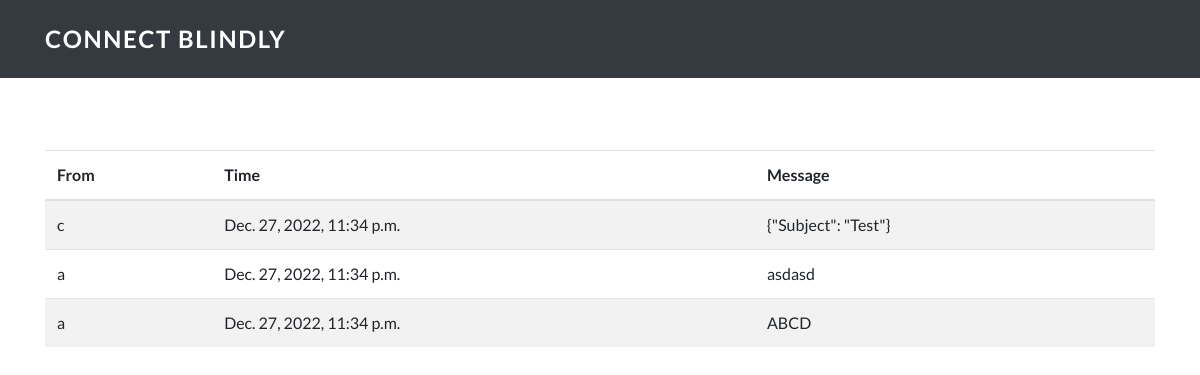
The page /inbox/ (signed in) on the database its author committed.
### homepage/models.py (models this page shows)
class Message(models.Model):
    id = models.AutoField(primary_key=True)
    message_from = models.ForeignKey(User, on_delete=models.CASCADE, related_name= "message_from")
    message_to = models.ManyToManyField(User, related_name= "message_to")
    messsage = models.CharField(max_length=1000)
    created_at = models.DateTimeField(auto_now_add=True, auto_now=False)
    seen=models.BooleanField(default=False)

### homepage/views.py (the view)
# urls.py: url(r'^inbox/$', views.get_message, name="inbox"),
def get_message(request):
    global i, addr, passwrd, conn
    all_messages = Message.objects.filter(message_to__username=request.user, seen = False ).all()
    if request.method == 'POST':
        read_mails(all_messages)
        return JsonResponse({'result': 'success'})
    elif request.method == 'GET':
        return render(request, 'homepage/message.html', {"message": all_messages})

### homepage/templates/homepage/message.html (shortened to what this page needs)
{% extends 'base_layout.html' %}
{% block content %}
	<body onmousedown = "GetAllMessage(event)">
		<nav class="navbar navbar-dark navbar-expand-lg fixed-top bg-dark navbar-custom">
			<div class="container"><a class="navbar-brand" style="font-size:150%;">Connect Blindly</a>
			</div>
		</nav>
		<div class="container"style="margin-top:150px">
			<table class="table table-striped">
				<thead>
					<tr>
					<th scope="col">From</th>
					<th scope="col">Time</th>
					<th scope="col">Message</th>
					</tr>
				</thead>
				<tbody>
					{% for m in message %}
					<tr>
						<td>{{m.message_from}}</td>
						<td>{{m.created_at}}</td>
						<td>{{m.messsage}}</td>
					</tr>
					{% endfor %}
				</tbody>
			</table>
		</div>
{% endblock %}

### assets/css/Style.css (style rules this page uses)
h1, h2, h3, h4, h5, h6, a { margin:0; padding:0; }
a { color: #92badd; display: inline-block; text-decoration: none; font-weight: 400; }
* { box-sizing: border-box; }

### rows shown on the page
Message: message_from "c", created_at "Dec. 27, 2022, 11:34 p.m.", messsage "{\"Subject\": \"Test\"}"
Message: message_from "a", created_at "Dec. 27, 2022, 11:34 p.m.", messsage "asdasd"
Message: message_from "a", created_at "Dec. 27, 2022, 11:34 p.m.", messsage "ABCD"
